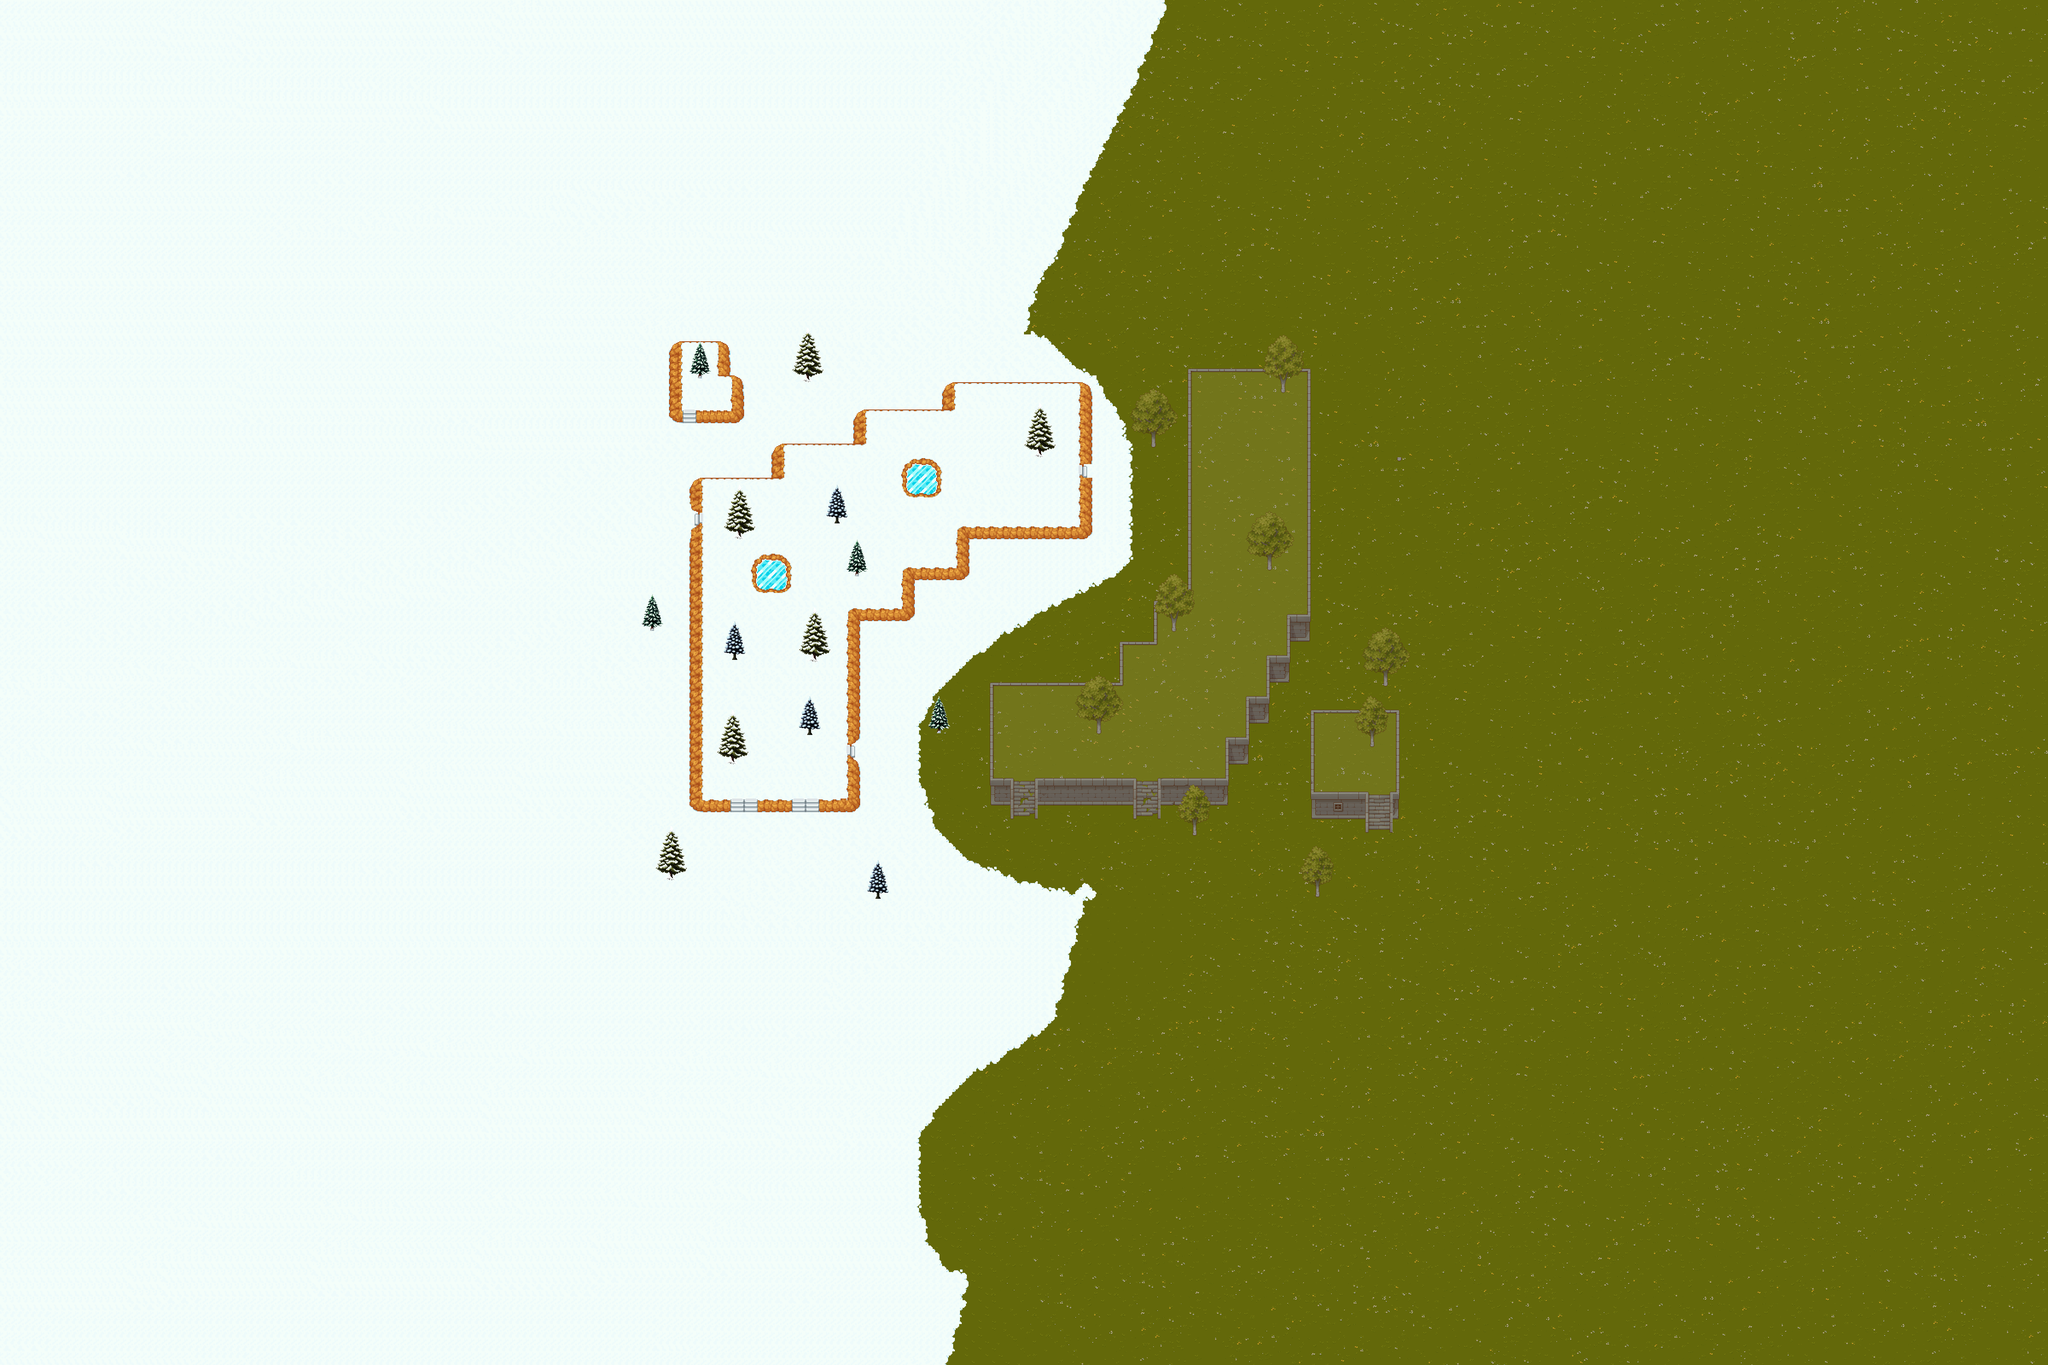

The image is a tile-based game level rendered from a .tmx file. Its description and source (layers, tilesets, objects; grid data summarised) follow:
An orthogonal 300x200 tile map with 16x16 px tiles, 4 tile layers (Grass, Wall, Down_layer, Up_layer), 13 tilesets and 617 objects.

<map version="1.10" tiledversion="1.11.1" orientation="orthogonal" renderorder="right-down" width="300" height="200" tilewidth="16" tileheight="16" infinite="0" nextlayerid="14" nextobjectid="959">
 <tileset firstgid="1" source="../Texture_tsx/Snow_trees.tsx" />
 <tileset firstgid="4" source="../Texture_tsx/world.tsx" />
 <tileset firstgid="364" name="Stones" tilewidth="94" tileheight="72" tilecount="8" columns="0">
  <grid orientation="orthogonal" width="1" height="1" />
  <tile id="0">
   <image source="../Texture/stone_1.png" width="11" height="10" />
  </tile>
  <tile id="1">
   <image source="../Texture/stone_2.png" width="16" height="14" />
  </tile>
  <tile id="2">
   <image source="../Texture/stone_3.png" width="24" height="19" />
  </tile>
  <tile id="3">
   <image source="../Texture/stone_4.png" width="24" height="19" />
  </tile>
  <tile id="4">
   <image source="../Texture/stone_5.png" width="27" height="22" />
  </tile>
  <tile id="5">
   <image source="../Texture/stone_6.png" width="27" height="27" />
  </tile>
  <tile id="6">
   <image source="../Texture/stone_7.png" width="57" height="42" />
  </tile>
  <tile id="7">
   <image source="../Texture/portal.png" width="94" height="72" />
  </tile>
 </tileset>
 <tileset firstgid="372" source="../Texture_tsx/Snow_tree_1.tsx" />
 <tileset firstgid="484" source="../Texture_tsx/TX Shadow.tsx" />
 <tileset firstgid="1508" source="../Texture_tsx/Dark_TX Tileset Grass.tsx" />
 <tileset firstgid="1764" source="../Texture_tsx/TX Tileset Grass.tsx" />
 <tileset firstgid="2020" name="Trees" tilewidth="113" tileheight="139" tilecount="12" columns="0">
  <grid orientation="orthogonal" width="1" height="1" />
  <tile id="0">
   <image source="../Texture/bush_1.png" width="27" height="25" />
  </tile>
  <tile id="1">
   <image source="../Texture/bush_2.png" width="22" height="19" />
  </tile>
  <tile id="2">
   <image source="../Texture/bush_3.png" width="38" height="32" />
  </tile>
  <tile id="3">
   <image source="../Texture/bush_4.png" width="47" height="42" />
  </tile>
  <tile id="4">
   <image source="../Texture/bush_5.png" width="40" height="35" />
  </tile>
  <tile id="5">
   <image source="../Texture/Tree_1.png" width="113" height="139" />
  </tile>
  <tile id="6">
   <image source="../Texture/Tree_2.png" width="96" height="136" />
  </tile>
  <tile id="7">
   <image source="../Texture/Tree_3.png" width="79" height="120" />
  </tile>
  <tile id="8">
   <image source="../Texture/vase_1.png" width="21" height="32" />
  </tile>
  <tile id="9">
   <image source="../Texture/vase_2.png" width="25" height="27" />
  </tile>
  <tile id="10">
   <image source="../Texture/vase_3.png" width="21" height="34" />
  </tile>
  <tile id="11">
   <image source="../Texture/barrel.png" width="28" height="36" />
  </tile>
 </tileset>
 <tileset firstgid="2032" source="../Texture_tsx/TX Plant.tsx" />
 <tileset firstgid="3056" source="../Texture_tsx/TX Tileset Wall.tsx" />
 <tileset firstgid="4080" name="TX Tileset Wall" tilewidth="16" tileheight="16" tilecount="1024" columns="32">
  <image source="../Texture/TX Tileset Wall.png" width="512" height="512" />
 </tileset>
 <tileset firstgid="5104" source="../Texture_tsx/TX Struct.tsx" />
 <tileset firstgid="6128" source="../Texture_tsx/Dark_TX Struct.tsx" />
 <layer id="1" name="Grass" width="300" height="200">
  <data>[60000 cells, 60000 non-empty, 484 distinct tile ids]</data>
 </layer>
 <objectgroup id="2" name="Shadow" />
 <layer id="3" name="Wall" width="300" height="200">
  <data>[60000 cells, 1072 non-empty, 290 distinct tile ids]</data>
 </layer>
 <layer id="5" name="Down_layer" width="300" height="200">
  <data>[60000 cells, 54 non-empty, 24 distinct tile ids]</data>
 </layer>
 <objectgroup id="4" name="Down_sprites" />
 <objectgroup id="6" name="Sprites">
  <object id="149" gid="2" x="479" y="996" width="51" height="87" />
  <object id="150" gid="2" x="543" y="2028" width="51" height="87" />
  <object id="151" gid="2" x="1063" y="1444" width="51" height="87" />
  <object id="152" gid="2" x="999" y="636" width="51" height="87" />
  <object id="153" gid="2" x="1675" y="313.333" width="51" height="87" />
  <object id="154" gid="2" x="1135" y="1100" width="51" height="87" />
  <object id="155" gid="2" x="1039" y="1772" width="51" height="87" />
  <object id="156" gid="2" x="1143" y="2028" width="51" height="87" />
  <object id="157" gid="2" x="1015" y="2332" width="51" height="87" />
  <object id="158" gid="2" x="1263" y="2644" width="51" height="87" />
  <object id="159" gid="2" x="1479" y="2524" width="51" height="87" />
  <object id="160" gid="2" x="1679" y="2540" width="51" height="87" />
  <object id="161" gid="2" x="2127" y="2580" width="51" height="87" />
  <object id="174" gid="2" x="2035" y="249.333" width="51" height="87" />
  <object id="175" gid="2" x="1947" y="465.333" width="51" height="87" />
  <object id="176" gid="2" x="1683" y="481.333" width="51" height="87" />
  <object id="177" gid="2" x="1311" y="852" width="51" height="87" />
  <object id="179" gid="2" x="1103" y="2180" width="51" height="87" />
  <object id="182" gid="2" x="2381" y="2574" width="51" height="87" />
  <object id="183" gid="1" x="1827" y="2553" width="74" height="129" />
  <object id="184" gid="1" x="2027" y="2697" width="74" height="129" />
  <object id="185" gid="1" x="1539" y="2793" width="74" height="129" />
  <object id="186" gid="1" x="1315" y="2545" width="74" height="129" />
  <object id="187" gid="1" x="1147" y="2497" width="74" height="129" />
  <object id="188" gid="1" x="1123" y="1881" width="74" height="129" />
  <object id="189" gid="1" x="1147" y="1649" width="74" height="129" />
  <object id="190" gid="1" x="1099" y="1289" width="74" height="129" />
  <object id="192" gid="1" x="1775" y="470.333" width="74" height="129" />
  <object id="193" gid="1" x="2119" y="406.333" width="74" height="129" />
  <object id="207" gid="1" x="1475" y="553" width="74" height="129" />
  <object id="208" gid="1" x="1203" y="449" width="74" height="129" />
  <object id="209" gid="1" x="819" y="1049" width="74" height="129" />
  <object id="210" gid="1" x="787" y="1489" width="74" height="129" />
  <object id="211" gid="1" x="563" y="1745" width="74" height="129" />
  <object id="212" gid="1" x="795" y="1969" width="74" height="129" />
  <object id="213" gid="1" x="699" y="2513" width="74" height="129" />
  <object id="214" gid="1" x="723" y="2825" width="74" height="129" />
  <object id="215" gid="1" x="1091" y="2761" width="74" height="129" />
  <object id="216" gid="1" x="1275" y="2969" width="74" height="129" />
  <object id="217" gid="1" x="1699" y="2985" width="74" height="129" />
  <object id="218" gid="1" x="2131" y="3001" width="74" height="129" />
  <object id="219" gid="1" x="2299" y="3041" width="74" height="129" />
  <object id="227" gid="3" x="1855" y="2592" width="51" height="96" />
  <object id="228" gid="3" x="1015" y="1992" width="51" height="96" />
  <object id="229" gid="3" x="1007" y="1824" width="51" height="96" />
  </objectgroup>
 <objectgroup id="7" name="Up_sprites">
  <!-- 474 objects omitted --></objectgroup>
 <layer id="8" name="Up_layer" width="300" height="200">
  <data>[60000 cells, 920 non-empty, 256 distinct tile ids]</data>
 </layer>
 <objectgroup color="#aa0000" id="9" name="Polygon">
  <!-- 201 objects omitted --></objectgroup>
 <objectgroup id="10" name="Points" visible="0">
  <!-- 62 objects omitted --></objectgroup>
 <objectgroup id="11" name="Points_bottle">
  <!-- 12 objects omitted --></objectgroup>
 <objectgroup id="12" name="Portal">
  <!-- 2 objects omitted --></objectgroup>
 <objectgroup id="13" name="Point_player">
  <!-- 1 objects omitted --></objectgroup>
</map>
<!-- 572 of 617 objects omitted -->
